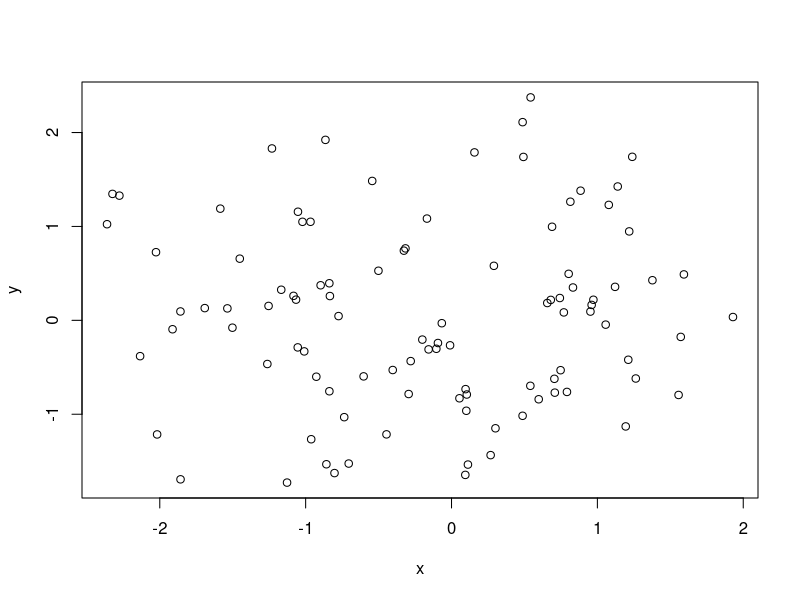

Recreate this plot in R.
## ---- chunk 1
# this chunk contains code that sets global options for the entire .Rmd. 
# we use include=FALSE to suppress it from the top of the document, but it will still appear in the appendix. 

knitr::opts_chunk$set(echo = FALSE) # actually set the global chunk options. 
# we set echo=FALSE to suppress code such that it by default does not appear throughout the document. 
# note: this is different from .Rmd default
## ---- chunk 2
set.seed(89) # set a seed for R's psuedo-randomiser, for replicability.
x <- rnorm(100) # randomly draw 100 obs from normal distribution, save as object
y <- rnorm(100) 
plot(x,y) # two-way scatterplot using R's default plotting
## ---- chunk 3
# {[language] [chunk_name], [chunk_options]}
# here we use echo=TRUE to override our global options and make the chunk appear exactly here. 

print("This code chunk is visible in this section.")
